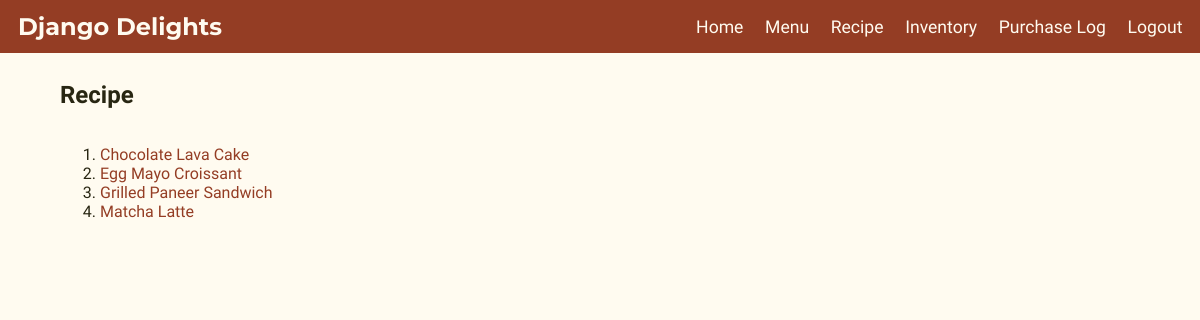
The page /recipe/ (signed in) on the database its author committed.
### inventory_tracker/models.py (models this page shows, shortened)
class MenuItem(models.Model):
    menu_item_name = models.CharField(max_length=30, verbose_name = "Item Name")
    menu_item_desc = models.CharField(max_length=500, verbose_name = "Item Description")
    menu_item_price = models.FloatField(verbose_name = "Item Price")
    menu_category = models.ForeignKey('MenuItemCategory', on_delete=models.CASCADE, verbose_name = "Item Category")
    def get_recipe_url(self):
        return reverse("recipe_detail", kwargs={'pk': self.pk})
    class Meta:
        ordering = ["menu_item_name"]
        verbose_name = "Menu"
    def __str__(self):
        return self.menu_item_name

### inventory_tracker/views.py (the view)
# urls.py: path('recipe/', views.RecipeList.as_view(), name="recipe_list"),
class RecipeList(LoginRequiredMixin, ListView):
    model = MenuItem
    template_name = "inventory_tracker/recipe_list.html"
    context_object_name = 'recipe_item'
    def get_context_data(self, **kwargs):
        context = super().get_context_data(**kwargs)
        context['recipe_avail'] = RecipeRequirement.objects.all()
        return context

### inventory_tracker/templates/inventory_tracker/recipe_list.html (shortened to what this page needs)
{% extends "inventory_tracker/base.html" %}
{% load static %}
{% block head %}
<link rel="stylesheet" href="{% static 'inventory_tracker/style.css' %}">
{% endblock %}
{% block content %}
<div class="container body-container">
    <h2>Recipe</h2>
    {% if object_list %}
    <ol class="recipe-list">
        {% for recipe in object_list %}
            <li><a href="{{ recipe.get_recipe_url }}">{{ recipe }}</a></li>
        {% endfor %}
    </ol>
    {% else %}
            <p>There are no items in the menu.</p>
        {% endif %}
</div>
{% endblock %}

### inventory_tracker/static/inventory_tracker/style.css (style rules this page uses)
body { width:100%; height:100%; top:0; left:0; margin:0; padding:0; position:relative; background-color:#fffbf0; max-width: 100vw; color:#282612; font-family: 'Work Sans', sans-serif; font-size:1em; }
body a { text-decoration:none; color: #943d24 }
.body-container { width:90%; margin-left:5%; padding:0; display:flex; flex-direction:column; margin-top:0.5em; margin-bottom:10%; justify-content:flex-start; }
.body-container p, ul, ol, form { align-self:flex-start; }
.body-container h2 { text-align:left; align-self: flex-start; }

### rows shown on the page
MenuItem: menu_item_name "Chocolate Lava Cake"
MenuItem: menu_item_name "Egg Mayo Croissant"
MenuItem: menu_item_name "Grilled Paneer Sandwich"
MenuItem: menu_item_name "Matcha Latte"
